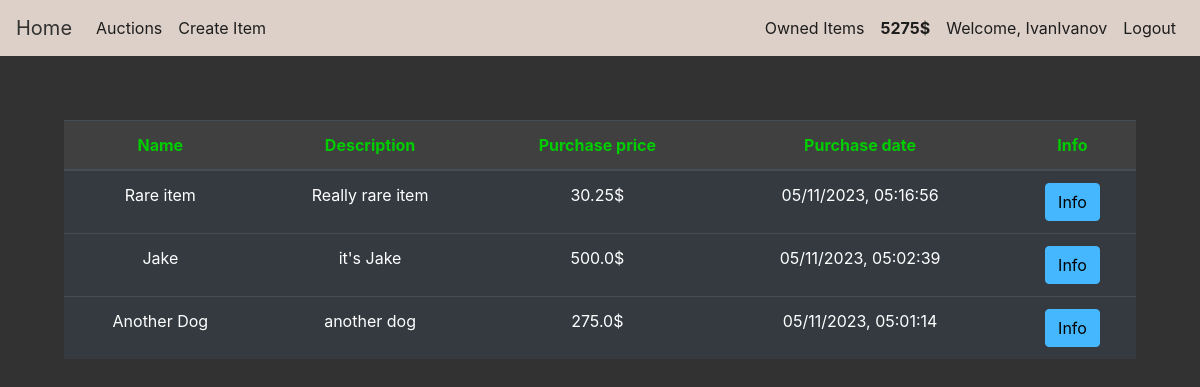
The page /owned_items (signed in) on the database its author committed.
### auction/models.py (models this page shows, shortened)
class User(db.Model,UserMixin):
    id = db.Column(db.Integer(),primary_key=True)
    username = db.Column(db.String(length=50),unique=True,nullable=False)
    email_address = db.Column(db.String(length=255),nullable=False,unique=True)
    password_hash = db.Column(db.String(length=60),nullable=False)
    budget = db.Column(db.Integer(),nullable=False,default=1000)
    items = db.relationship('Item',backref='owned_user',lazy=True)
    @property
    def password(self):
        return self.password
    def show_budget(self):
        return round(self.budget,2)

class Item(db.Model):
    id = db.Column(db.Integer(),primary_key=True)
    name = db.Column(db.String(length=30),nullable=False,unique=True)
    description = db.Column(db.String(length=1024),nullable=False)
    start = db.Column(db.String(length=30),nullable=False)
    end = db.Column(db.String(length=30), nullable=False)
    current_bid = db.Column(db.Float,nullable=False)
    step = db.Column(db.Float,nullable=False)
    seller_id = db.Column(db.Integer())
    bidder_id = db.Column(db.Integer())
    owner = db.Column(db.Integer(),db.ForeignKey('user.id'))
    image = db.Column(db.String(length=255))

### auction/routes.py (the view)
@app.route('/owned_items')
def owned_items_page():
    owned_items = Item.query.filter_by(owner=current_user.id)
    return render_template('owned_items.html',owned_items=owned_items)

### auction/models.py (called while the page is built)
@login_manager.user_loader
def load_user(user_id):
    return User.query.get(int(user_id))

### auction/templates/owned_items.html (shortened to what this page needs)
{% extends 'base.html' %}
{% block content %}
<div class="position-relative overflow-hidden p-3 p-md-5 m-md-3 text-center">
    <table class="table table-hover table-dark">
        <thead class="table_head">
            <tr>
                <th scope="col">Name</th>
                <th scope="col">Description</th>
                <th scope="col">Purchase price</th>
                <th scope="col">Purchase date</th>
                <th scope="col">Info</th>
            </tr>
        </thead>
        <tbody>
            {% for item in owned_items %}
                <tr>
                    <td>{{ item.name }}</td>
                    <td>{{ item.description }}</td>
                    <td>{{ item.current_bid }}$</td>
                    <td>{{ item.end }}</td>
                    <td><button class="btn btn-outline btn-info" data-toggle="modal" data-target="#Modal-MoreInfo-{{ item.id }}">Info</button></td>
                </tr>
            {% endfor %}
        </tbody>
    </table>
</div>
{% endblock %}

### auction/templates/base.html (shortened to what this page needs)
<!doctype html>
<html lang="en">
   <head>
      <link rel="stylesheet" href="https://cdn.jsdelivr.net/npm/bootstrap@4.5.3/dist/css/bootstrap.min.css">
      <link rel="stylesheet" href="{{ url_for('static', filename='style.css') }}">
   </head>
   <body>
      <nav class="navbar navbar-expand-md navbar-dark bg-dark">
         <a class="navbar-brand" href="{{ url_for('home_page') }}">Home</a>
         <div class="collapse navbar-collapse" id="navbarNav">
            <ul class="navbar-nav mr-auto">
               <li class="nav-item active">
                  <a class="nav-link" href="{{ url_for('auction_page') }}">Auctions <span class="sr-only">(current)</span></a>
               </li>
               {% if current_user.is_authenticated %}
               <li class="nav-item">
                  <a class="nav-link" href="{{ url_for('create_page') }}">Create Item</a>
               </li>
               {% endif %}
            </ul>
            {% if current_user.is_authenticated %}
            <ul class="navbar-nav">
               <li class="nav-item">
                  <a class="nav-link" href="{{ url_for('owned_items_page') }}">Owned Items</a>
               </li>
               <li class="nav-item">
                  <a class="nav-link" style="color: azure;font-weight:bold">
                  {{ current_user.show_budget() }}$
                  </a>
               </li>
               <li class="nav-item">
                  <a class="nav-link">Welcome, {{ current_user.username }}</a>
               </li>
               <li class="nav-item">
                  <a class="nav-link" href="{{ url_for('logout_page') }}">Logout</a>
               </li>
            </ul>
            {% endif %}
         </div>
      </nav>
      {% block content %}
      {% endblock %}
   </body>
</html>

### auction/static/style.css (style rules this page uses)
.btn-info { color:black; background-color: #45b7fe !important; border-color: #45b7fe !important; }
.table_head { color: #00cc00; background-color:#404040; }

### auction/templates/base.html (style rules this page uses)
body { background-color: #323232; color: white }
.bg-dark { background-color: #DDD0C8 !important; }
.nav-link { color: #1D1D1D !important; }
.navbar-brand { color: #323232 !important; }

### rows shown on the page
User: show_budget "5275", username "IvanIvanov"
Item: name "Rare item", description "Really rare item", current_bid "30.25", end "05/11/2023, 05:16:56"
Item: name "Jake", description "it's Jake", current_bid "500.0", end "05/11/2023, 05:02:39"
Item: name "Another Dog", description "another dog", current_bid "275.0", end "05/11/2023, 05:01:14"
